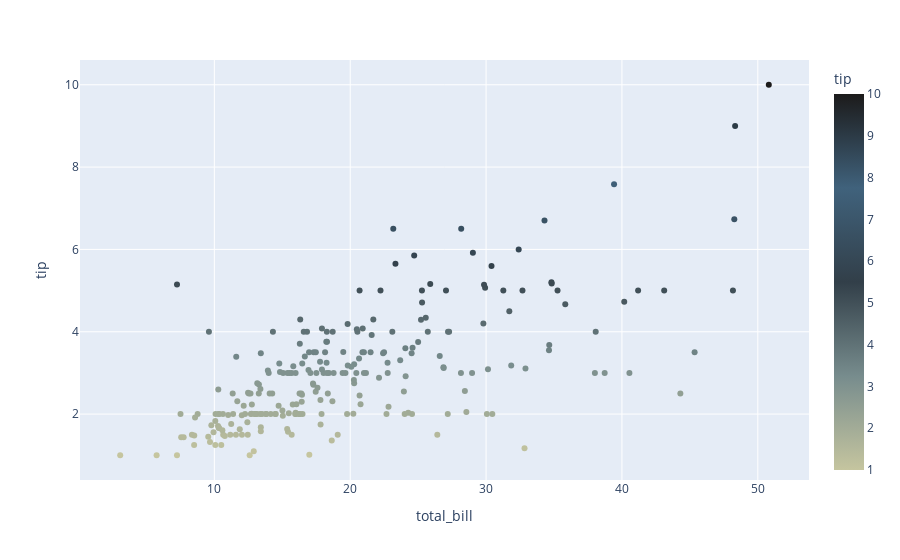

Notebook cell for this chart:
### Markdown cell above
`plotly` generally uses arguments to the `color_discrete_sequence` or `color_continuous_scale` in order to specify colormaps. By default, `plotly` handles a lot of the backend colormaps parsing on its own, so simply pluggin in the `palette.plotly` colormap available into either field will suffice

In individual `plotly.go.Figures`, the color palette is often specified in the `marker` field. See the example code in `palettes.display_plotly_examples()` for an example

### Code cell
# reuse same dataset as `seaborn` example for a continuous color scale
# apply colormap to `color_continuous_scale`
fig = px.scatter(tips, x="total_bill", y="tip", color="tip", color_continuous_scale=vg.plotly)
fig.show()

### Figure 1 — Plotly figure (JSON) as saved in the notebook; plotly's stock layout.template omitted (floating-point values rounded to 4 significant figures; data arrays with more than 128 entries replaced by an {"elided": "..."} marker saying what was removed)
{"data": [{"hovertemplate": "total_bill=%{x}<br>tip=%{marker.color}<extra></extra>", "legendgroup": "", "marker": {"color": {"elided": "244 float values"}, "coloraxis": "coloraxis", "symbol": "circle"}, "mode": "markers", "name": "", "orientation": "v", "showlegend": false, "type": "scatter", "x": {"elided": "244 float values"}, "xaxis": "x", "y": {"elided": "244 float values"}, "yaxis": "y"}], "layout": {"coloraxis": {"colorbar": {"title": {"text": "tip"}}, "colorscale": [[0, "#c5c59f"], [0.25, "#778c8d"], [0.5, "#323f49"], [0.75, "#40627c"], [1, "#1c1b1b"]]}, "legend": {"tracegroupgap": 0}, "margin": {"t": 60}, "xaxis": {"anchor": "y", "domain": [0, 1], "title": {"text": "total_bill"}}, "yaxis": {"anchor": "x", "domain": [0, 1], "title": {"text": "tip"}}}}
